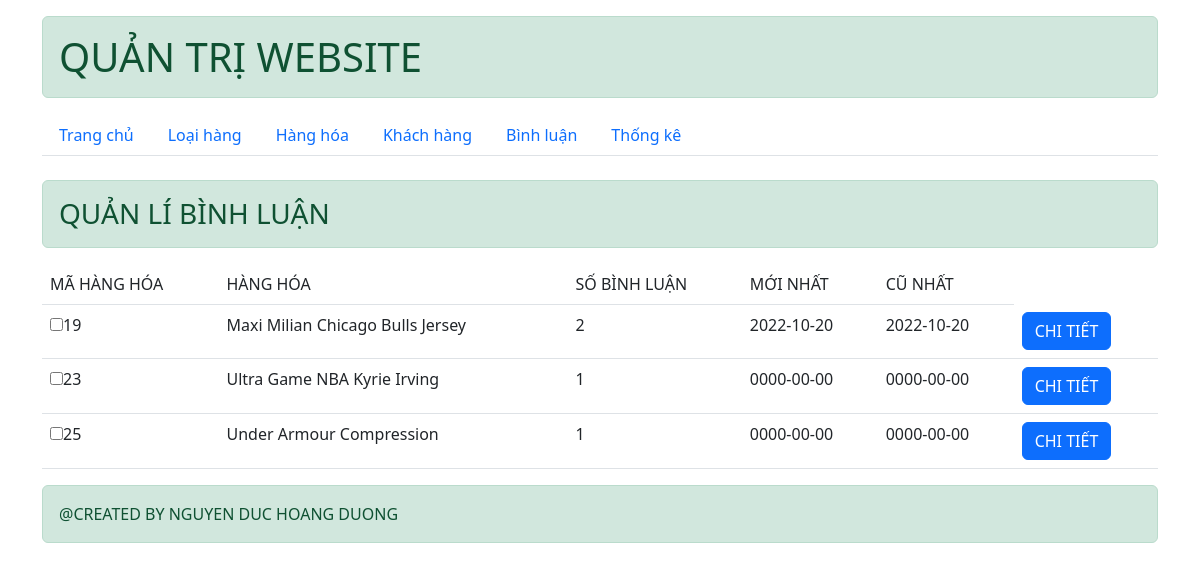
The page /admin/binh-luan/index.php on the database its author committed.
### tables this page shows
CREATE TABLE `hang_hoa` (
  `ma_hh` int(11) NOT NULL COMMENT 'mã hàng hóa',
  `ten_hh` varchar(50) NOT NULL COMMENT 'tên hàng hóa',
  `don_gia` double(10,2) NOT NULL COMMENT 'đơn giá',
  `giam_gia` double(10,2) DEFAULT 0.00 COMMENT 'giảm giá',
  `hinh` varchar(50) NOT NULL COMMENT 'hình ảnh',
  `ngay_nhap` date DEFAULT NULL COMMENT 'ngày nhập',
  `mo_ta` text NOT NULL COMMENT 'mô tả',
  `dac_biet` tinyint(1) NOT NULL COMMENT 'đặc biệt(1) bình thường(2)',
  `so_luot_xem` int(12) NOT NULL COMMENT 'số lượt xem',
  `ma_loai` int(10) NOT NULL COMMENT 'mã loại'
);

### admin/binh-luan/index.php (called while the page is built, shortened)
<?php
require "../../dao/binh-luan.php";
extract($_REQUEST);
if(exist_param("btn_detail")){
  $items = binh_luan_select_by_hang_hoa($ma_hh);
$VIEW_NAME = "binh-luan/detail.php";
}
else{
$items = thong_ke_binh_luan();
}
require "../layout.php";
?>

### dao/pdo.php (called while the page is built, shortened)
<?php
function pdo_get_connection(){
    $dburl = "mysql:host=localhost;dbname=xshop;charset=utf8";
    $username = 'root';
    $password = '';
    $conn = new PDO($dburl, $username, $password);
    $conn->setAttribute(PDO::ATTR_ERRMODE, PDO::ERRMODE_EXCEPTION);
    return $conn;
    }
function pdo_query($sql){
    $sql_args = array_slice(func_get_args(), 1);
    try{
    $conn = pdo_get_connection();
    $stmt = $conn->prepare($sql);
    $stmt->execute($sql_args);
    $rows = $stmt->fetchAll();
    return $rows;
    }
    catch(PDOException $e){
    throw $e;
    }
    finally{
    unset($conn);
    }
    }
?>

### dao/binh-luan.php (called while the page is built, shortened)
<?php
require_once 'pdo.php';
function thong_ke_binh_luan(){
    $sql = "SELECT hang_hoa.ma_hh, ten_hh, MIN(DATE(ngay_bl)) as cu_nhat, MAX(DATE(ngay_bl)) as moi_nhat, COUNT(*) as so_binh_luan
    FROM hang_hoa INNER JOIN binh_luan ON binh_luan.ma_hh = hang_hoa.ma_hh GROUP BY ma_hh";
    return pdo_query($sql);
}
?>

### admin/binh-luan/list.php (the view)
<div >
<h3 class="alert alert-success">QUẢN LÍ BÌNH LUẬN</h3>
<table class="table table-hover">
    <tr>
        <td>MÃ HÀNG HÓA</td>
        <td>HÀNG HÓA</td>
        <td>SỐ BÌNH LUẬN</td>
        <td>MỚI NHẤT</td>
        <td>CŨ NHẤT</td>
    </tr>
    <?php
    foreach($items as $row){?>
    <form method="post" action="index.php?ma_hh=<?=$row['ma_hh'];?>">
    <tr>
    <td><input id="checkbox" type="checkbox"  value="<?=$row['ma_hh']?>"><?=$row['ma_hh']?></td>
        <td><?php echo $row['ten_hh']?></td>
        <td><?php echo $row['so_binh_luan']?></td>
        <td><?php echo $row['moi_nhat']?></td>
        <td><?php echo $row['cu_nhat']?></td>
        <td><button class="btn btn-primary" name="btn_detail">CHI TIẾT</button></td>
    </tr>
    </form>
    <?php
    }
    ?>
</table>

### rows shown on the page
hang_hoa: ma_hh "19", ten_hh "Maxi Milian Chicago Bulls Jersey", so_binh_luan "2", moi_nhat "2022-10-20", cu_nhat "2022-10-20"
hang_hoa: ma_hh "23", ten_hh "Ultra Game NBA Kyrie Irving", so_binh_luan "1", moi_nhat "0000-00-00", cu_nhat "0000-00-00"
hang_hoa: ma_hh "25", ten_hh "Under Armour Compression", so_binh_luan "1", moi_nhat "0000-00-00", cu_nhat "0000-00-00"
